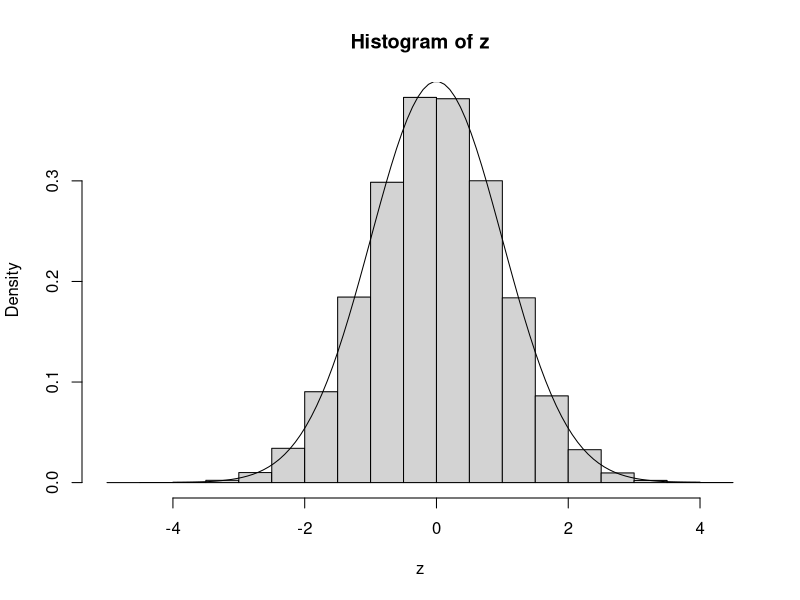

Reproduce this figure in R.
##

## Lecture 1

## Exercise 1
z <- rnorm(1e5)
hist(z, probability=TRUE)
x <- seq(-4,4, len=100)
lines(x, dnorm(x))


## Exercise 2
mu <- 0
sd <- 1

x <- rnorm(1e4, mean=0, sd=1)
y <- rnorm(1e4, mean=0, sd=1)
mean(x>1 & y>1)
mean(x< -2 & y>1/2)

mean(x< -5)
pnorm(-5, mean=mu, sd=sd)
